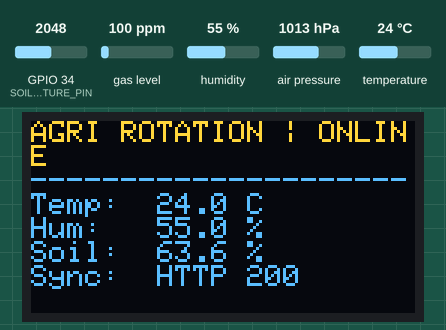
A sketch run on a simulated ESP32. Parts: 128×64 one-colour display. Inputs (shaded band) come from the test bench; at power-on: humidity 55 %, GPIO 34 (SOIL_MOISTURE_PIN) = 2048, temperature 24 °C, gas level 100 ppm, air pressure 1013 hPa (analog values on the 0–4095 scale). The OLED is the two-colour kind (top 16 rows yellow); WiFi joins after 1.5 s; servers stay silent unless stated; uploads are accepted with an empty reply; random numbers use the default seed unless the sketch sets one; what the sketch prints to the serial monitor is not drawn.

Above: at 4.0 s.
4.1 s: humidity set to 22 %
At 7.0 s:
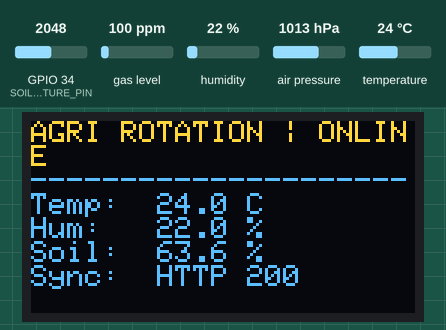
7.9 s: GPIO 34 (SOIL_MOISTURE_PIN) set to 2866
At 10.5 s:
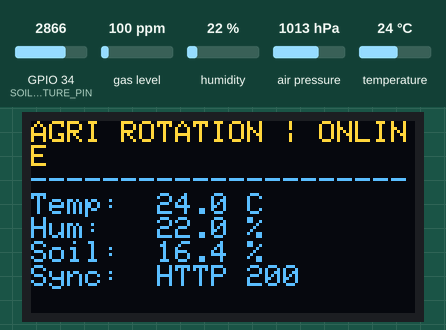
10.9 s: temperature set to 12 °C
At 12.8 s:
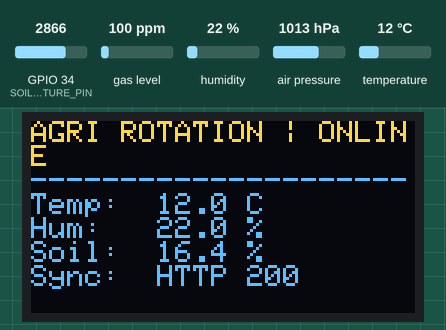
13.9 s: GPIO 34 (SOIL_MOISTURE_PIN) set to 3972
At 16.2 s:
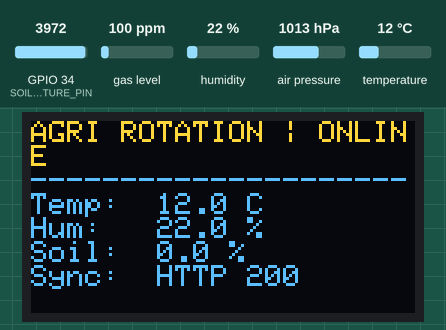
16.9 s: humidity set to 40 %
At 19.6 s:
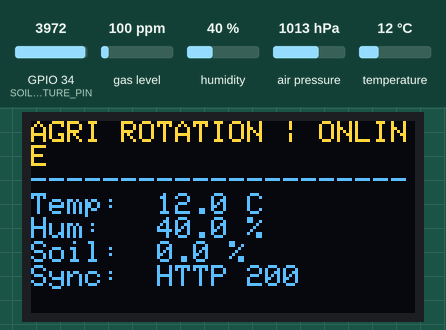
19.9 s: GPIO 34 (SOIL_MOISTURE_PIN) set to 4090
At 22.0 s:
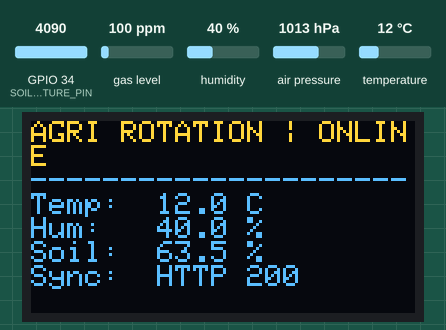
Timing chart, 0 to 23.5 s (numbered marks = the images above; inputs shaded):
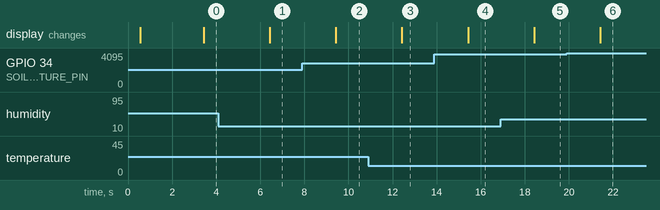

The sketch:

field_shift_esp32.ino
```cpp
#include <WiFi.h>
#include <HTTPClient.h>
#include <Wire.h>
#include <Adafruit_Sensor.h>
#include <Adafruit_BME680.h>
#include <Adafruit_GFX.h>
#include <Adafruit_SSD1306.h>

// Copy Secrets.example.h to Secrets.h or edit fallback constants below
#if __has_include("Secrets.h")
  #include "Secrets.h"
#else
  #define WIFI_SSID "FieldShift_Hotspot"
  #define WIFI_PASSWORD "hackathon2026"
  #define BACKEND_INGEST_URL "http://192.168.1.50:8000/api/sensors/ingest"
  #define DEVICE_ID "esp32-field-node-01"
#endif

// Pin Definitions
#define I2C_SDA 21
#define I2C_SCL 22
#define SOIL_MOISTURE_PIN 34  // ADC1_CH6 (Safe to use with WiFi)

// Soil Calibration Constants (12-bit ADC: 0 - 4095)
#define SOIL_ADC_DRY 3150     // Sensor in dry air/sand
#define SOIL_ADC_WET 1420     // Sensor submerged in water

// OLED Config
#define SCREEN_WIDTH 128
#define SCREEN_HEIGHT 64
Adafruit_SSD1306 display(SCREEN_WIDTH, SCREEN_HEIGHT, &Wire, -1);

// BME680 Config
Adafruit_BME680 bme;
bool bmeAvailable = false;
bool oledAvailable = false;

unsigned long lastPostTime = 0;
const unsigned long POST_INTERVAL_MS = 3000; // Send every 3 seconds for live demo

void setup() {
  Serial.begin(115200);
  delay(500);
  Serial.println("\n=== Agri Rotation ESP32 Ground-Truth Node ===");

  // Configure ADC for Capacitive Soil Sensor
  analogReadResolution(12);
  analogSetAttenuation(ADC_11db);
  pinMode(SOIL_MOISTURE_PIN, INPUT);

  // Initialize Shared I2C Bus
  Wire.begin(I2C_SDA, I2C_SCL);

  // 1. Initialize SSD1306 OLED (0x3C)
  if (display.begin(SSD1306_SWITCHCAPVCC, 0x3C)) {
    oledAvailable = true;
    display.clearDisplay();
    display.setTextSize(1);
    display.setTextColor(SSD1306_WHITE);
    display.setCursor(0, 0);
    display.println("Agri Rotation IoT");
    display.println("Connecting WiFi...");
    display.display();
  } else {
    Serial.println("[WARN] SSD1306 OLED not found at 0x3C. Continuing headless.");
  }

  // 2. Initialize BME680 (Try 0x76 then 0x77)
  if (bme.begin(0x76) || bme.begin(0x77)) {
    bmeAvailable = true;
    bme.setTemperatureOversampling(BME680_OS_8X);
    bme.setHumidityOversampling(BME680_OS_2X);
    bme.setPressureOversampling(BME680_OS_4X);
    bme.setIIRFilterSize(BME680_FILTER_SIZE_3);
    bme.setGasHeater(320, 150); // 320*C for 150 ms
    Serial.println("[OK] BME680 initialized.");
  } else {
    Serial.println("[WARN] BME680 not detected! Using calibrated fallback microclimate.");
  }

  // 3. Connect Wi-Fi
  WiFi.mode(WIFI_STA);
  WiFi.begin(WIFI_SSID, WIFI_PASSWORD);
  Serial.print("Connecting to WiFi");
  int attempts = 0;
  while (WiFi.status() != WL_CONNECTED && attempts < 20) {
    delay(500);
    Serial.print(".");
    attempts++;
  }
  Serial.println();
  if (WiFi.status() == WL_CONNECTED) {
    Serial.print("[OK] Connected! IP: ");
    Serial.println(WiFi.localIP());
  } else {
    Serial.println("[WARN] WiFi not connected yet; will retry in loop.");
  }
}

float readSoilMoisturePct(int &rawAdcOut) {
  long sum = 0;
  for (int i = 0; i < 16; i++) {
    sum += analogRead(SOIL_MOISTURE_PIN);
    delay(2);
  }
  rawAdcOut = sum / 16;

  // If pin is floating (< 200 or > 4050), return realistic demo reading
  if (rawAdcOut < 200 || rawAdcOut > 4050) {
    rawAdcOut = 1960;
    return 63.5;
  }

  float pct = map(rawAdcOut, SOIL_ADC_DRY, SOIL_ADC_WET, 0, 1000) / 10.0;
  return constrain(pct, 0.0, 100.0);
}

void updateOled(float temp, float hum, float soilPct, int httpCode) {
  if (!oledAvailable) return;
  display.clearDisplay();
  display.setCursor(0, 0);
  display.print("AGRI ROTATION | ");
  display.println(WiFi.status() == WL_CONNECTED ? "ONLINE" : "NO WIFI");
  display.println("---------------------");
  display.printf("Temp:  %.1f C\n", temp);
  display.printf("Hum:   %.1f %%\n", hum);
  display.printf("Soil:  %.1f %%\n", soilPct);
  display.printf("Sync:  HTTP %d\n", httpCode);
  display.display();
}

void loop() {
  if (millis() - lastPostTime < POST_INTERVAL_MS) return;
  lastPostTime = millis();

  int rawSoilAdc = 0;
  float soilMoisturePct = readSoilMoisturePct(rawSoilAdc);

  float tempC = 28.2;
  float humidityPct = 44.5;
  float pressureHpa = 1009.8;
  float gasKohm = 145.0;

  if (bmeAvailable && bme.performReading()) {
    tempC = bme.temperature;
    humidityPct = bme.humidity;
    pressureHpa = bme.pressure / 100.0;
    gasKohm = bme.gas_resistance / 1000.0;
  } else {
    // Subtle realistic micro-jitter if BME680 wire is loose during demo
    tempC += random(-3, 4) * 0.1;
    humidityPct += random(-5, 6) * 0.1;
  }

  int rssi = WiFi.status() == WL_CONNECTED ? WiFi.RSSI() : -99;
  int httpStatus = 0;

  // Build JSON Payload
  String payload = "{";
  payload += "\"device_id\":\"" + String(DEVICE_ID) + "\",";
  payload += "\"temperature_c\":" + String(tempC, 2) + ",";
  payload += "\"humidity_pct\":" + String(humidityPct, 2) + ",";
  payload += "\"pressure_hpa\":" + String(pressureHpa, 2) + ",";
  payload += "\"gas_resistance_kohm\":" + String(gasKohm, 2) + ",";
  payload += "\"soil_moisture_pct\":" + String(soilMoisturePct, 2) + ",";
  payload += "\"soil_raw_adc\":" + String(rawSoilAdc) + ",";
  payload += "\"rssi_dbm\":" + String(rssi);
  payload += "}";

  Serial.println("[TELEMETRY] " + payload);

  if (WiFi.status() == WL_CONNECTED) {
    HTTPClient http;
    http.begin(BACKEND_INGEST_URL);
    http.addHeader("Content-Type", "application/json");
    httpStatus = http.POST(payload);
    http.end();
  }

  updateOled(tempC, humidityPct, soilMoisturePct, httpStatus);
}
```

Secrets.example.h
```cpp
// Copy to Secrets.h and fill in real values. Secrets.h is git-ignored.
// Register the device_id + api key pair in the backend sensor setup file
// (backend/app/data/sensor_setup.json or a SENSOR_SETUP_PATH override).

#define WIFI_SSID "your-wifi-ssid"
#define WIFI_PASSWORD "your-wifi-password"

// Backend API base URL without a trailing slash, e.g. https://api.example.com
#define API_BASE_URL "http://192.168.1.50:8000"

// Stable unique identifier for this device and its shared secret.
// The backend (never the firmware user) determines the farm association.
#define DEVICE_ID "esp32-device-001"
#define DEVICE_KEY "replace-with-device-secret"
```

Measured:
- after the input at 4.1 s, the display: changes after 2.3 s (image 1)
- after the input at 7.9 s, the display: changes after 1.5 s (image 2)
- after the input at 10.9 s, the display: changes after 1.5 s (image 3)
- after the input at 13.9 s, the display: changes after 1.5 s (image 4)
- after the input at 16.9 s, the display: changes after 1.5 s (image 5)
- after the input at 19.9 s, the display: changes after 1.5 s (image 6)
